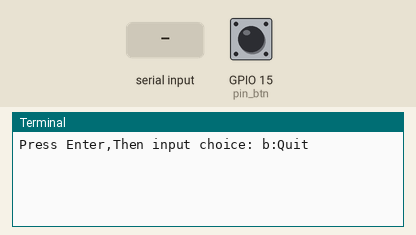
Simulated run of this program. Board: Raspberry Pi (BCM pin numbers). Shown: the last lines printed to the terminal. Inputs (shaded band) come from the test bench; at power-on: GPIO 15 (pin_btn) HIGH. At 7.8 s the program stops and its outputs stay as they are.

Above: at 6.2 s.
6.3 s: "1" typed at the terminal, then Enter
At 7.0 s:
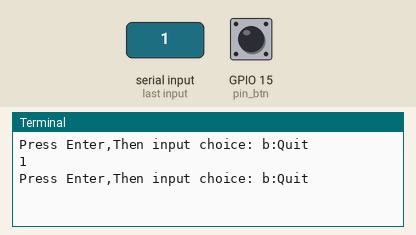
7.8 s: "b" typed at the terminal, then Enter
At 9.0 s:
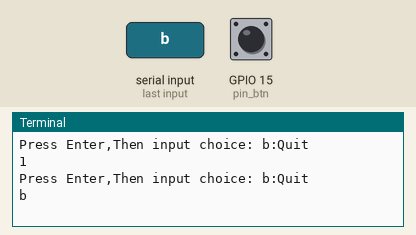

The program:

start-video.py
```python
#!/usr/bin/env python
# coding=utf-8
# author:ksc

import RPi.GPIO as GPIO
import time
import os,sys
import signal   #完整退出

GPIO.setmode(GPIO.BCM)
GPIO.setwarnings(False)

pin_btn=15

GPIO.setup(pin_btn, GPIO.IN, pull_up_down=GPIO.PUD_UP)

def handleSIGTERM(signum, frame):
    #cleanup()
    sys.exit()        #raise an exception of type SystemExit

def onPress(channel):
    GPIO.cleanup()                #释放资源，不然下次运行是可能会收到警告
    os.system("sudo python /var/www/html/wp-content/themes/stop-video.py")
#    os.system("sudo python /var/www/html/wp-content/themes/iot_v50_p_c.py")
#    os.system("sudo python /var/www/html/wp-content/themes/stop-video.py")
    sys.exit()
time.sleep(5)

GPIO.add_event_detect(pin_btn, GPIO.FALLING, bouncetime=300)
GPIO.add_event_callback(pin_btn, onPress)

while True:
    try:
        choice = input("Press Enter,Then input choice: b:Quit ")
        if choice == 'b':
           break
    except KeyboardInterrupt:      #捕获用户是否按了Ctrl + C 组合键。退出程序
        break
GPIO.cleanup()                     #建议在使用RPi.GPIO模块的所有Python程序的最后，都写上这个函数
```

Measured:
- after the input at 6.3 s, the terminal: prints a new line at once (image 1)
- after the input at 7.8 s, the terminal: prints a new line at once (image 2)
